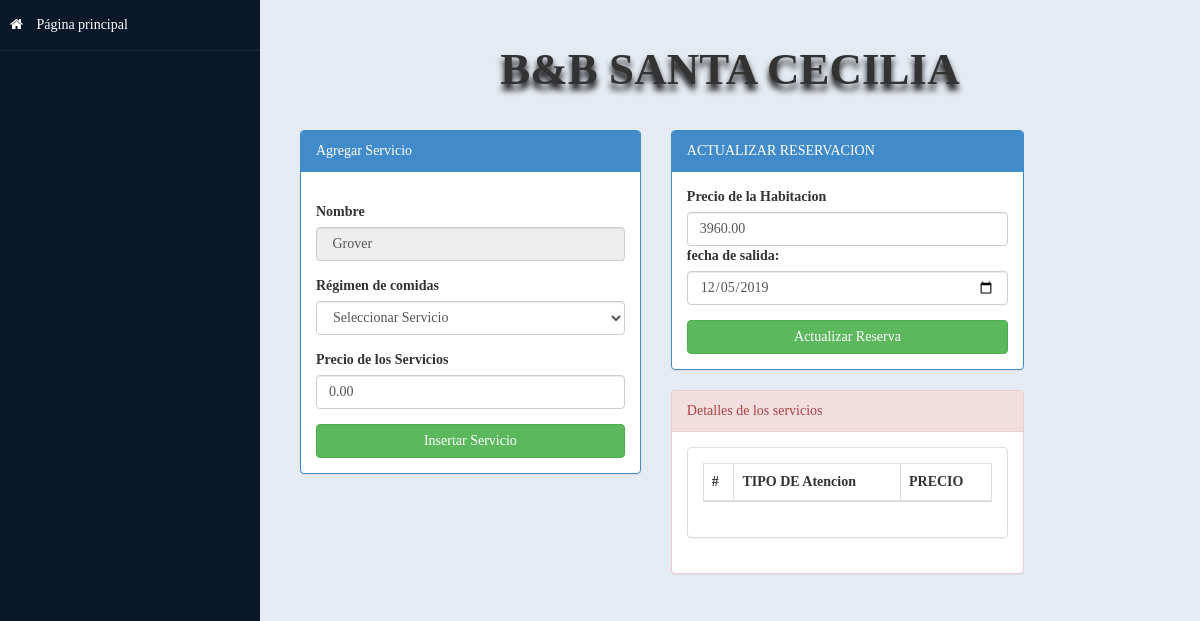
Screenshot of /admin/actualizar.php?id=1&&id_client=1 with the database file from the repository.
### tables this page shows
CREATE TABLE `reservacion` (
  `Id` int(11) NOT NULL,
  `Id_cliente` int(11) DEFAULT NULL,
  `Id_habitacion` int(11) DEFAULT NULL,
  `Id_servicio` int(11) DEFAULT NULL,
  `Fingreso` date DEFAULT NULL,
  `Fsalida` date DEFAULT NULL,
  `Nro_dias` int(11) DEFAULT NULL,
  `PrecioH` double(8,2) DEFAULT NULL,
  `PrecioS` double(8,2) DEFAULT NULL
);

CREATE TABLE `cliente` (
  `Id` int(11) NOT NULL,
  `Ci` int(11) DEFAULT NULL,
  `Nombre` varchar(35) NOT NULL,
  `Apellido` varchar(35) NOT NULL,
  `Nacionalidad` varchar(30) DEFAULT NULL,
  `Celular` int(11) DEFAULT NULL,
  `Email` varchar(45) DEFAULT NULL
);

### admin/actualizar.php (the view, shortened to what this page needs)
<?php
include('../conexion.php');
?>
<!DOCTYPE html>
<html xmlns="http://www.w3.org/1999/xhtml">
<head>
    <link href="../assets/css/bootstrap.css" rel="stylesheet" />
    <link href="../assets/css/font-awesome.css" rel="stylesheet" />
    <link href="../assets/js/morris/morris-0.4.3.min.css" rel="stylesheet" />
    <link href="../assets/css/custom-styles.css" rel="stylesheet" />
</head>
<body>
    <div id="wrapper">
        <nav class="navbar-default navbar-side" role="navigation">
            <div class="sidebar-collapse">
                <ul class="nav" id="main-menu">
                    <li>
                        <a  href="../index.php"><i class="fa fa-home"></i> Página principal</a>
                    </li>
                </ul>
            </div>
        </nav>
        <div id="page-wrapper" >
            <div id="page-inner">
                <center>
                    <h1 class="letra"><b>B&B SANTA CECILIA</b></h1><br>
                </center>
                <?php
                    $idT=$_GET['id'];
                    $sql = "SELECT * FROM cliente
                                    INNER JOIN reservacion ON cliente.Id=reservacion.Id_cliente
                                     INNER JOIN habitacion ON habitacion.Id = reservacion.Id_habitacion
                                     INNER JOIN servicios ON servicios.Id = reservacion.Id_servicio
                                     where reservacion.Id=$idT";
                    $result=$con->query($sql);
                    $d=$result->fetch_assoc();
                 ?>
                <div class="row" id="contenido">
                    <div class="col-md-5 col-sm-2">
                        <div class="panel panel-primary">
                            <div class="panel-heading">
                             Agregar Servicio
                            </div>
                            <div class="panel-body">
                            <form name="form" method="post" action="actua.php">
                                <div class="form-group">
                                    <label>Nombre</label>
                                    <input type="text" name="nombre" class="form-control" value=" <?php echo $d['Nombre']; ?>" disabled>
                                </div>
                                <div class="form-group">
                                    <label>Régimen de comidas</label>
                                    <select name="P_comida" class="form-control"  onchange ="AsignarPrecioS(this.value)">
                                        <option value="5" selected="">Seleccionar Servicio</option>
                                    </select>
                                </div>
                                <div class="form-group">
                                       <label>Precio de los Servicios</label>
                                       <input type="text" name="precioS" id="pre" class="form-control" value="<?php echo $d['PrecioS']; ?>">
                                </div>
                                <input type="submit" name="add" value="Insertar Servicio" data-bb-example-key="confirm-default" class="btn btn-success col-md-12" onclick="return Control()">
                            </div>
                        </div>
                    </div>
                    <div class="row" id="contenido">
                    <div class="col-md-5 col-sm-2">
                        <div class="panel panel-primary">
                            <div class="panel-heading">
                             ACTUALIZAR RESERVACION
                            </div>
                            <div class="panel-body">
                            <form name="form" method="post" action="actua.php">
                                <div class="form-group">
                                    <label>Precio de la Habitacion</label>
                                    <input type="text" name="precioH" class="form-control" value="<?php echo $d['PrecioH']; ?>">
                                    <label >fecha de salida:</label><input type="date" name="fsali" class="form-control" value="<?php echo $d['Fsalida']; ?>">
                                </div>
                                <input type="submit" name="edit" value="Actualizar Reserva" class="btn btn-success col-md-12">
                            </form>
                            </div>
                        </div>
                        <div class="panel panel-danger">
                        <div class="panel-heading">
                         Detalles de los servicios
                        </div>
                        <div class="panel-body">
                    <div class="panel panel-default">
                        <div class="panel-body">
                            <div class="table-responsive">
                                <table class="table table-striped table-bordered table-hover" id="dataTables-example">
                                    <thead>
                                        <tr>
                                            <th>#</th>
                                            <th>TIPO DE Atencion</th>
                                            <th>PRECIO</th>
                                        </tr>
                                    </thead>
                                </table>
                            </div>
                        </div>
                    </div>
                       </div>
                    </div>
                    </div>
                </div>
                </div>
            </div>
        </div>
</body>
</html>

### assets/css/custom-styles.css (style rules this page uses)
body { font-family: ‘Palatino Linotype’, ‘Book Antiqua’, Palatino, serif; }
#wrapper { width: 100%; background:#09192A; }
#page-wrapper { padding: 15px 15px; min-height: 600px; background:#E5EBF2; }
#page-inner { width:100%; margin:10px 20px 10px 0px; background-color:transparent; padding:10px; min-height:700px; }
.letra { font-family: 'Mali', cursive; text-align: center; font-size: 45px; text-shadow: 0px 6px 6px black; font-weight: 500; padding: 10px 20px 15px; margin: 0 auto; text-decoration: none; }
h1, .h1, h2, .h2, h3, .h3 { margin-top: 7px; margin-bottom: -5px; }
.sidebar-collapse , .sidebar-collapse .nav { background:none; }
.sidebar-collapse .nav { padding:0; }
.sidebar-collapse .nav > li > a { color:#fff; background:transparent; text-shadow:none; }
.sidebar-collapse > .nav > li > a { padding:15px 10px; }
.sidebar-collapse > .nav > li { border-bottom: 1px solid rgba(107, 108, 109, 0.19); }
.navbar-side { border:none; background-color: transparent; }
.navbar-default { border:0px solid black; }
.nav > li > a > i { margin-right:10px; }
@media (min-width:768px) { #page-wrapper { margin: 0 0 0 260px; padding: 15px 30px; min-height: 700px; } }
@media (min-width:768px) { .navbar-side { z-index: 1; position: absolute; width: 260px; } }

### rows the page displays
reservacion: nombre "Grover", precioS "0.00", precioH "3960.00", fsali "12/05/2019"
